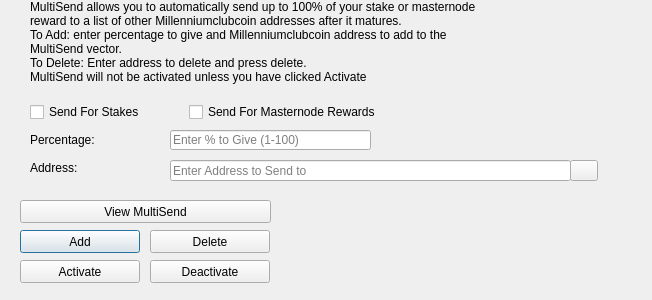
<?xml version="1.0" encoding="UTF-8"?>
<ui version="4.0">
 <class>MultiSendDialog</class>
 <widget class="QDialog" name="MultiSendDialog">
  <property name="windowModality">
   <enum>Qt::NonModal</enum>
  </property>
  <property name="geometry">
   <rect>
    <x>0</x>
    <y>0</y>
    <width>652</width>
    <height>300</height>
   </rect>
  </property>
  <property name="windowTitle">
   <string>MultiSend</string>
  </property>
  <widget class="QLineEdit" name="multiSendPercentEdit">
   <property name="geometry">
    <rect>
     <x>170</x>
     <y>130</y>
     <width>201</width>
     <height>20</height>
    </rect>
   </property>
   <property name="toolTip">
    <string>Enter whole numbers 1 - 100</string>
   </property>
   <property name="placeholderText">
    <string>Enter % to Give (1-100)</string>
   </property>
  </widget>
  <widget class="QLineEdit" name="multiSendAddressEdit">
   <property name="geometry">
    <rect>
     <x>170</x>
     <y>160</y>
     <width>401</width>
     <height>21</height>
    </rect>
   </property>
   <property name="toolTip">
    <string/>
   </property>
   <property name="placeholderText">
    <string>Enter Address to Send to</string>
   </property>
  </widget>
  <widget class="QLabel" name="label_2">
   <property name="geometry">
    <rect>
     <x>30</x>
     <y>0</y>
     <width>451</width>
     <height>121</height>
    </rect>
   </property>
   <property name="lineWidth">
    <number>1</number>
   </property>
   <property name="text">
    <string>MultiSend allows you to automatically send up to 100% of your stake or masternode reward to a list of other Millenniumclubcoin addresses after it matures.
To Add: enter percentage to give and Millenniumclubcoin address to add to the MultiSend vector.
To Delete: Enter address to delete and press delete.
MultiSend will not be activated unless you have clicked Activate</string>
   </property>
   <property name="alignment">
    <set>Qt::AlignLeading|Qt::AlignLeft|Qt::AlignTop</set>
   </property>
   <property name="wordWrap">
    <bool>true</bool>
   </property>
  </widget>
  <widget class="QLabel" name="message">
   <property name="geometry">
    <rect>
     <x>290</x>
     <y>200</y>
     <width>351</width>
     <height>91</height>
    </rect>
   </property>
   <property name="text">
    <string/>
   </property>
  </widget>
  <widget class="QPushButton" name="addButton">
   <property name="geometry">
    <rect>
     <x>20</x>
     <y>230</y>
     <width>120</width>
     <height>23</height>
    </rect>
   </property>
   <property name="toolTip">
    <string/>
   </property>
   <property name="statusTip">
    <string>Add to MultiSend Vector</string>
   </property>
   <property name="text">
    <string>Add</string>
   </property>
  </widget>
  <widget class="QPushButton" name="disableButton">
   <property name="geometry">
    <rect>
     <x>150</x>
     <y>260</y>
     <width>120</width>
     <height>23</height>
    </rect>
   </property>
   <property name="statusTip">
    <string>Deactivate MultiSend</string>
   </property>
   <property name="text">
    <string>Deactivate</string>
   </property>
  </widget>
  <widget class="QPushButton" name="addressBookButton">
   <property name="geometry">
    <rect>
     <x>570</x>
     <y>160</y>
     <width>28</width>
     <height>21</height>
    </rect>
   </property>
   <property name="toolTip">
    <string>Choose an address from the address book</string>
   </property>
   <property name="text">
    <string/>
   </property>
   <property name="icon">
    <iconset resource="../millenniumclubcoin.qrc">
     <normaloff>:/icons/address-book</normaloff>:/icons/address-book</iconset>
   </property>
   <property name="shortcut">
    <string>Alt+A</string>
   </property>
   <property name="autoDefault">
    <bool>false</bool>
   </property>
  </widget>
  <widget class="QLabel" name="label">
   <property name="geometry">
    <rect>
     <x>30</x>
     <y>130</y>
     <width>121</width>
     <height>20</height>
    </rect>
   </property>
   <property name="toolTip">
    <string>Percentage of stake to send</string>
   </property>
   <property name="text">
    <string>Percentage:</string>
   </property>
  </widget>
  <widget class="QLabel" name="label_5">
   <property name="geometry">
    <rect>
     <x>30</x>
     <y>160</y>
     <width>111</width>
     <height>16</height>
    </rect>
   </property>
   <property name="toolTip">
    <string>Address to send portion of stake to</string>
   </property>
   <property name="text">
    <string>Address:</string>
   </property>
  </widget>
  <widget class="QPushButton" name="deleteButton">
   <property name="geometry">
    <rect>
     <x>150</x>
     <y>230</y>
     <width>120</width>
     <height>23</height>
    </rect>
   </property>
   <property name="toolTip">
    <string/>
   </property>
   <property name="statusTip">
    <string>Delete Address From MultiSend Vector</string>
   </property>
   <property name="text">
    <string>Delete</string>
   </property>
  </widget>
  <widget class="QPushButton" name="activateButton">
   <property name="geometry">
    <rect>
     <x>20</x>
     <y>260</y>
     <width>120</width>
     <height>23</height>
    </rect>
   </property>
   <property name="statusTip">
    <string>Activate MultiSend</string>
   </property>
   <property name="text">
    <string>Activate</string>
   </property>
  </widget>
  <widget class="QPushButton" name="viewButton">
   <property name="geometry">
    <rect>
     <x>20</x>
     <y>200</y>
     <width>251</width>
     <height>23</height>
    </rect>
   </property>
   <property name="toolTip">
    <string/>
   </property>
   <property name="statusTip">
    <string>View MultiSend Vector</string>
   </property>
   <property name="text">
    <string>View MultiSend</string>
   </property>
  </widget>
  <widget class="QWidget" name="horizontalLayoutWidget">
   <property name="geometry">
    <rect>
     <x>30</x>
     <y>100</y>
     <width>351</width>
     <height>24</height>
    </rect>
   </property>
   <layout class="QHBoxLayout" name="horizontalLayout">
    <item>
     <widget class="QCheckBox" name="multiSendStakeCheckBox">
      <property name="text">
       <string>Send For Stakes</string>
      </property>
     </widget>
    </item>
    <item>
     <widget class="QCheckBox" name="multiSendMasternodeCheckBox">
      <property name="text">
       <string>Send For Masternode Rewards</string>
      </property>
     </widget>
    </item>
   </layout>
  </widget>
 </widget>
 <resources>
  <include location="../millenniumclubcoin.qrc"/>
 </resources>
 <connections/>
</ui>
